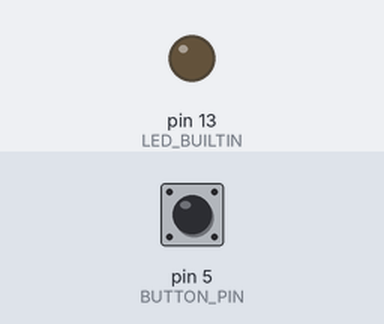
The sketch below on a simulated Arduino Uno, built with avr-gcc and run on an emulated ATmega328P. On the bench: output pins drawn as LEDs (lit = HIGH). Inputs (shaded band) come from the test bench; at power-on: pin 5 (BUTTON_PIN) LOW.

Above: at 1.2 s.
1.3 s: pin 5 (BUTTON_PIN) pulled HIGH for 0.15 s
At 1.37 s:
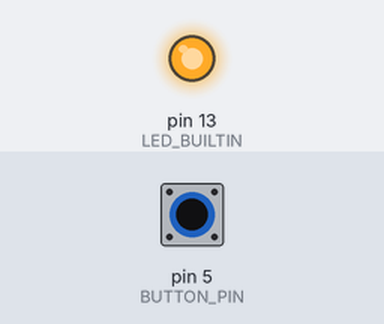
2.9 s: pin 5 (BUTTON_PIN) pulled HIGH for 3.2 s
At 6.5 s:
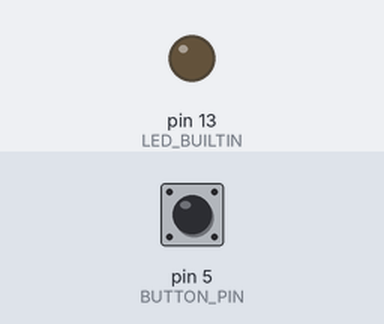
Timing chart, 0 to 8.0 s (numbered marks = the images above; inputs shaded):
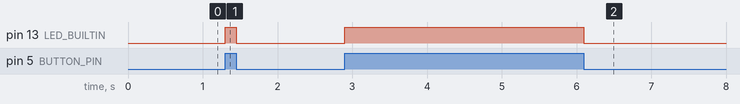

Measured:
- after the input at 1.3 s, pin 13 (LED_BUILTIN): LOW → HIGH at once, → LOW 0.15 s later
- after the input at 2.9 s, pin 13 (LED_BUILTIN): LOW → HIGH at once, → LOW 3.2 s later

The sketch:

sketch.ino
```cpp
/**
 * legge lo stato di un pulsante utilizzando una resistenza di pulldown
 *
 * con questo programma andiamo a leggere lo stato di un pulsante (premuto o non premuto)
 * utilizzando una resistenza di pulldown esterna ad Arduino; per rappresentare lo stato del
 * pulsante utilizzeremo il led builtin (acceso per il tasto premuto e spento per il tasto
 * non premuto)
 *
 */

// definizione costanti
#define BUTTON_PIN 5

// setup dell'ambiente
void setup() {

  // setta il pin del led a bordo scheda come output
  pinMode(LED_BUILTIN, OUTPUT);

  // setta il pin del bottone come input
  pinMode(BUTTON_PIN, INPUT);

}

// ciclo principale del programma
void loop() {

  // scrivo sul pin del led la lettura del bottone
  digitalWrite(LED_BUILTIN, digitalRead(BUTTON_PIN));

}
```
